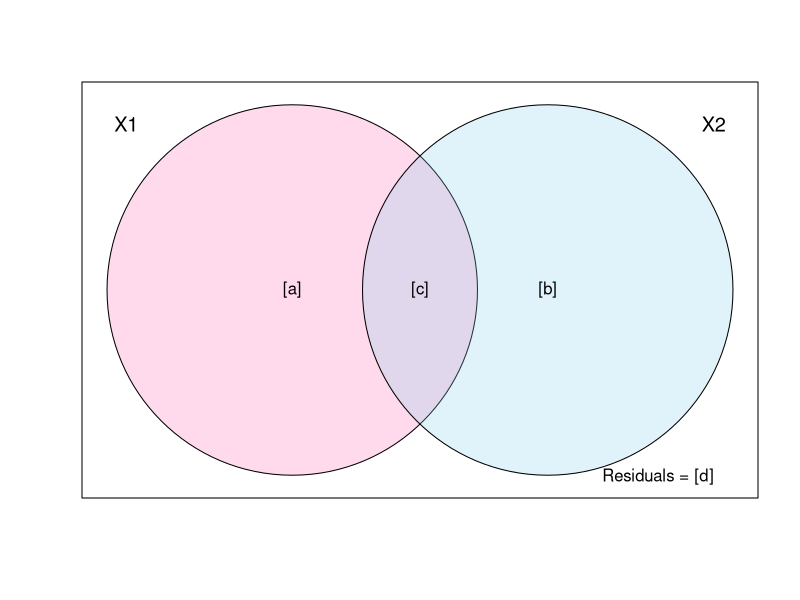
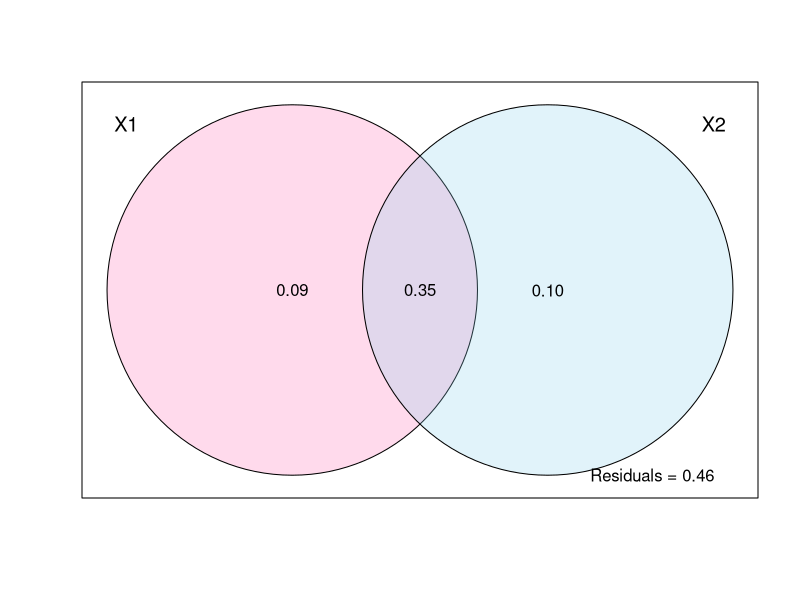
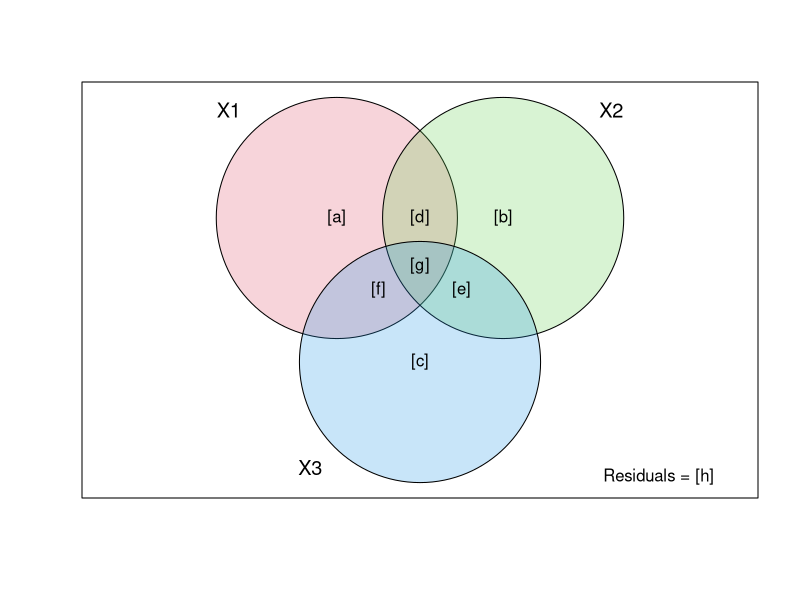
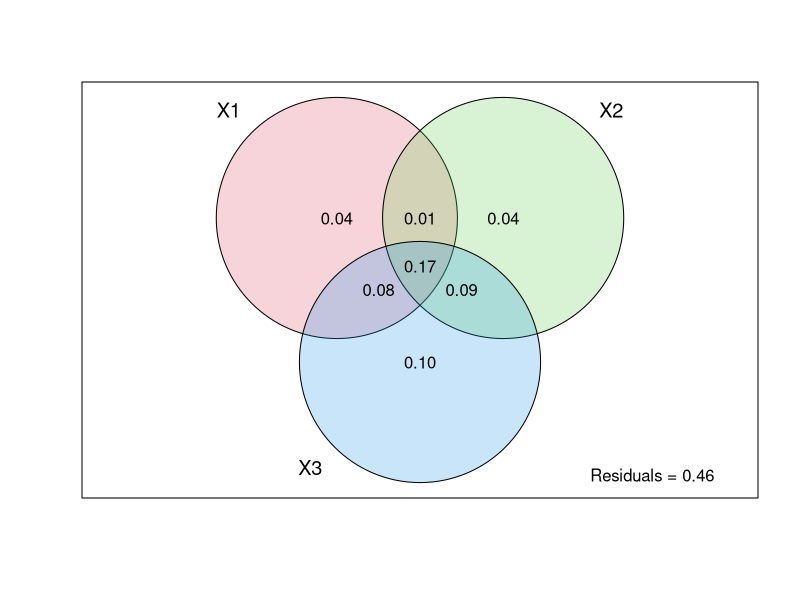
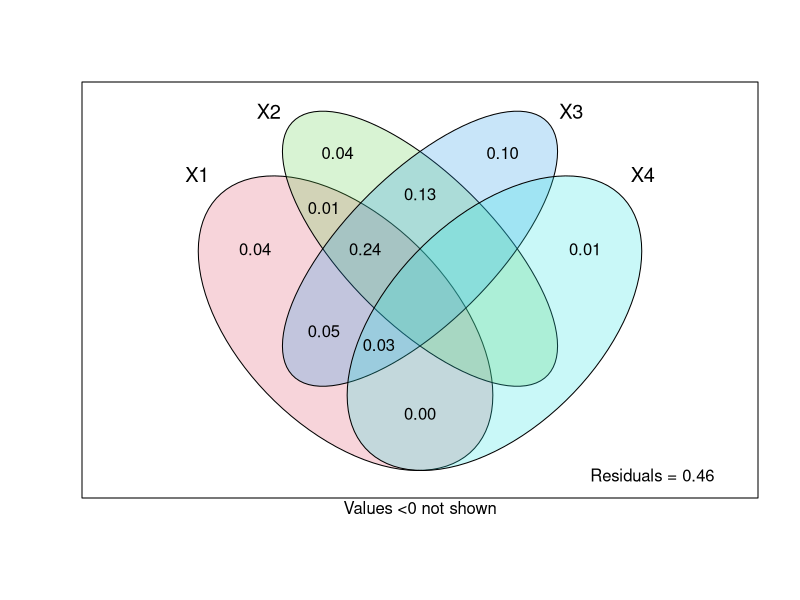
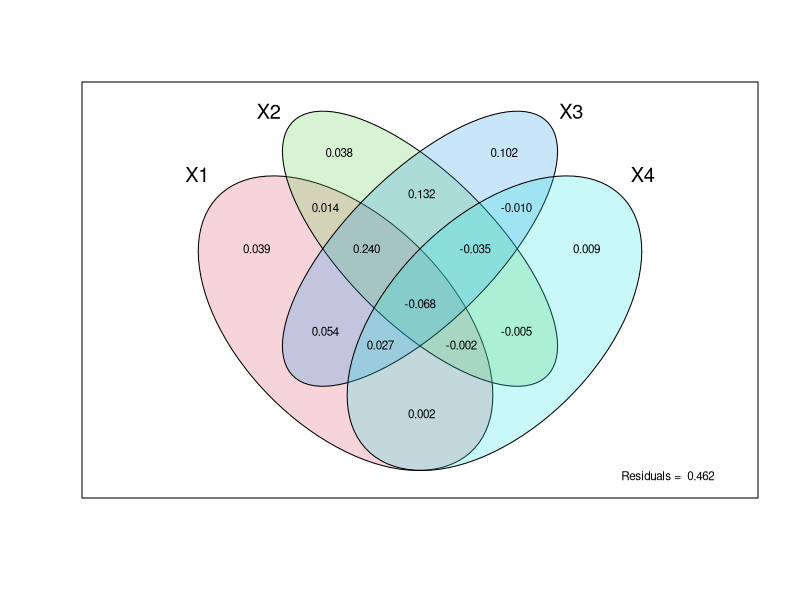

These charts were generated, in order, by the following R code:
library(vegan)


### Name: varpart
### Title: Partition the Variation of Community Matrix by 2, 3, or 4
###   Explanatory Matrices
### Aliases: varpart varpart2 varpart3 varpart4 showvarparts plot.varpart
###   plot.varpart234 simpleRDA2 simpleDBRDA
### Keywords: multivariate

### ** Examples

data(mite)
data(mite.env)
data(mite.pcnm)

# Two explanatory data frames -- Hellinger-transform Y
mod <- varpart(mite, mite.env, mite.pcnm, transfo="hel")
mod

## Use fill colours
showvarparts(2, bg = c("hotpink","skyblue"))
plot(mod, bg = c("hotpink","skyblue"))
## Test fraction [a] using partial RDA, '~ .' in formula tells to use
## all variables of data mite.env.
aFrac <- rda(decostand(mite, "hel"), mite.env, mite.pcnm)
anova(aFrac)
## RsquareAdj gives the same result as component [a] of varpart
RsquareAdj(aFrac)

## Partition Bray-Curtis dissimilarities
varpart(vegdist(mite), mite.env, mite.pcnm)
## Three explanatory tables with formula interface
mod <- varpart(mite, ~ SubsDens + WatrCont, ~ Substrate + Shrub + Topo,
   mite.pcnm, data=mite.env, transfo="hel")
mod
showvarparts(3, bg=2:4)
plot(mod, bg=2:4)

## Use RDA to test fraction [a]
## Matrix can be an argument in formula
rda.result <- rda(decostand(mite, "hell") ~ SubsDens + WatrCont +
   Condition(Substrate + Shrub + Topo) +
   Condition(as.matrix(mite.pcnm)), data = mite.env)
anova(rda.result)

## Four explanatory tables
mod <- varpart(mite, ~ SubsDens + WatrCont, ~Substrate + Shrub + Topo,
  mite.pcnm[,1:11], mite.pcnm[,12:22], data=mite.env, transfo="hel")
mod
plot(mod, bg=2:5)
## Show values for all partitions by putting 'cutoff' low enough:
plot(mod, cutoff = -Inf, cex = 0.7, bg=2:5)
